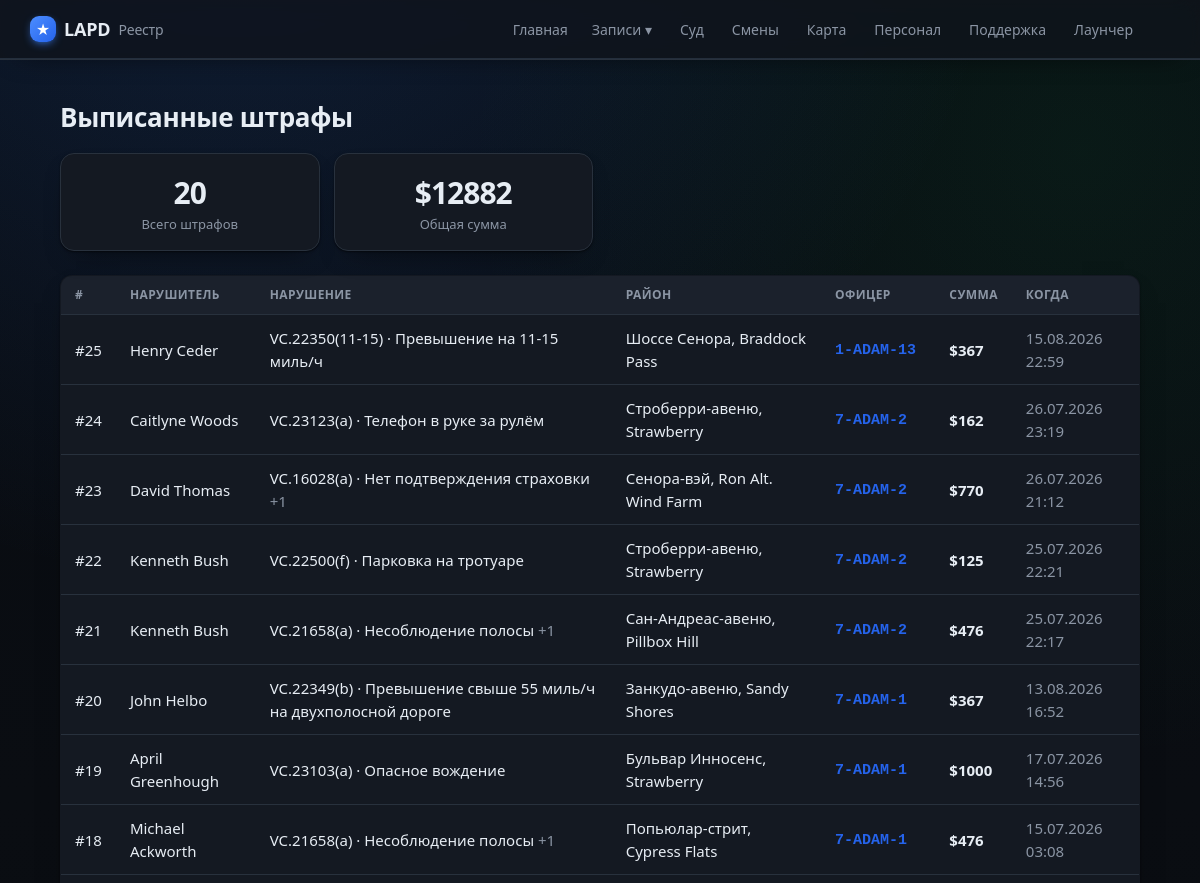
Before: /citations (upper part) with the older database file.
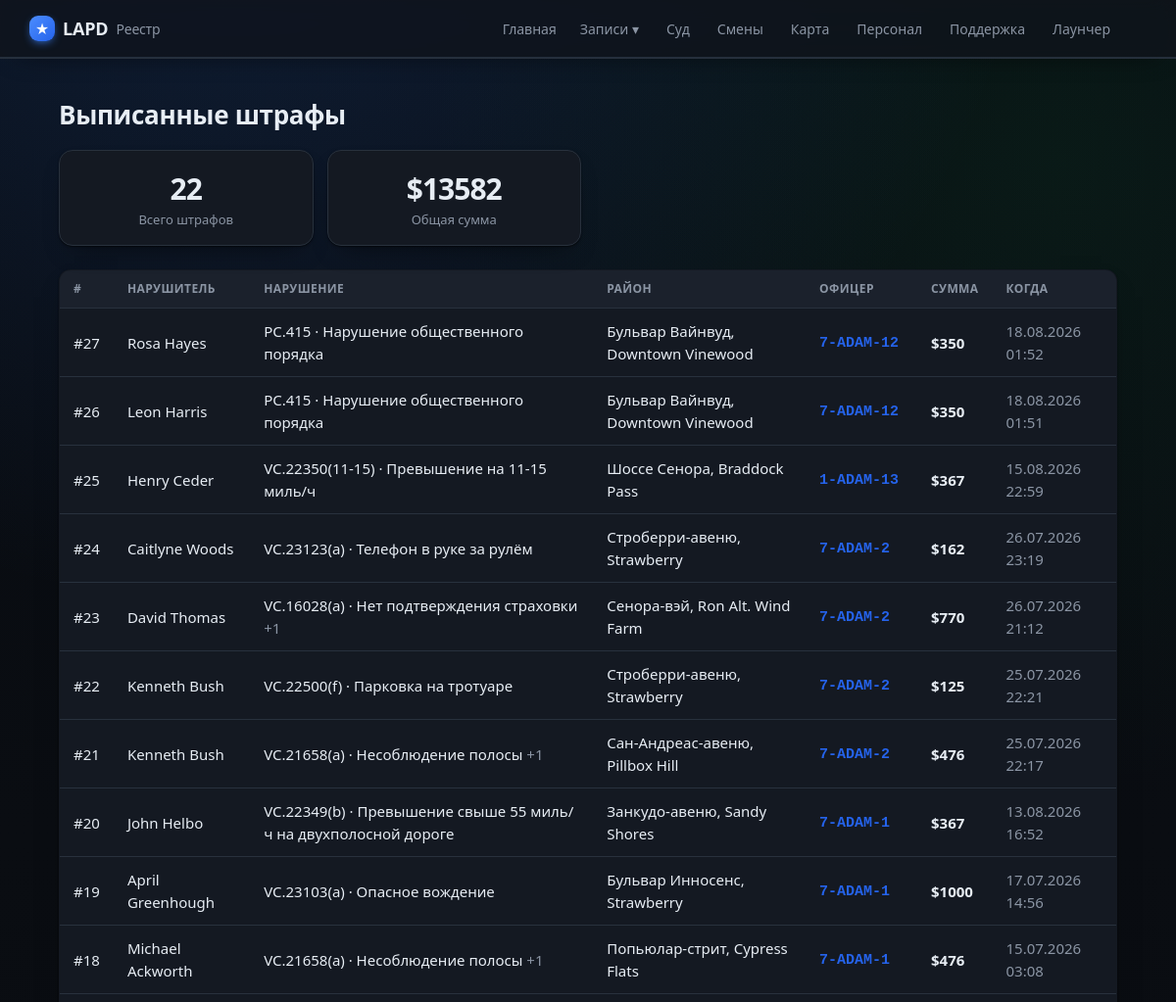
After: the same page with the newer database file.
### tables this page shows
CREATE TABLE citations (
                id INTEGER PRIMARY KEY AUTOINCREMENT,
                external_id TEXT UNIQUE,
                officer_id INTEGER,
                subject_name TEXT,
                issued_at TEXT,
                location TEXT,
                charges TEXT,
                fine INTEGER DEFAULT 0,
                notes TEXT
            );

CREATE TABLE officers (
                id INTEGER PRIMARY KEY AUTOINCREMENT,
                callsign TEXT UNIQUE NOT NULL,
                name TEXT
            , current_status TEXT, status_since TEXT, rank TEXT, department TEXT, discord TEXT, is_admin INTEGER);

### app/main.py (the view)
@app.route("/citations")
def citations():
    return render_template("citations.html", citations=db.list_citations(300),
                           summary=db.citations_summary())

### app/db.py (called while the page is built)
def fmt_dt(iso):
    try:
        dt = datetime.datetime.fromisoformat(iso)
        return dt.strftime("%d.%m.%Y %H:%M")
    except Exception:
        return iso or "—"

@contextmanager
def get_conn():
    conn = sqlite3.connect(config.DB_PATH)
    conn.row_factory = sqlite3.Row
    try:
        yield conn
        conn.commit()
    finally:
        conn.close()

def _jsonlist(val):
    if not val:
        return []
    try:
        return json.loads(val)
    except Exception:
        return [x.strip() for x in str(val).split(",") if x.strip()]

def _replace_mojibake_pairs(s):
    for bad, good in sorted(_MOJI_TO_CYR.items(), key=lambda x: len(x[0]), reverse=True):
        s = s.replace(bad, good)
    return s

def _fix_rooms(s):
    return re.sub(r"(\d)([А-Я])", lambda m: m.group(1) + _CYR2LAT.get(m.group(2), m.group(2)), s)

def _cp1251_bytes(s):
    out = bytearray()
    for ch in s:
        try:
            out += ch.encode("cp1251")
        except UnicodeEncodeError:
            code = ord(ch)
            if code < 256:
                out.append(code)
            else:
                raise
    return bytes(out)

### app/templates/citations.html (shortened to what this page needs)
{% extends "base.html" %}
{% block content %}
<h1>Выписанные штрафы</h1>
<section class="stats">
  <div class="stat"><div class="num">{{ summary.count }}</div><div class="lbl">Всего штрафов</div></div>
  <div class="stat"><div class="num">${{ summary.total_fine }}</div><div class="lbl">Общая сумма</div></div>
</section>
{% if citations %}
<table class="tbl">
  <thead><tr><th>#</th><th>Нарушитель</th><th>Нарушение</th><th>Район</th><th>Офицер</th><th>Сумма</th><th>Когда</th></tr></thead>
  <tbody>
  {% for c in citations %}
    <tr onclick="location='{{ url_for('citation_view', cid=c.id) }}'">
      <td><a class="row-link" href="{{ url_for('citation_view', cid=c.id) }}" onclick="event.stopPropagation()">#{{ c.id }}</a></td>
      <td><a class="row-link" href="{{ url_for('file_view', name=c.subject_name) }}" onclick="event.stopPropagation()">{{ c.subject_name }}</a></td>
      <td>{% if c.charges %}{{ c.charges[0] }}{% if c.charges|length > 1 %}
            <span class="muted">+{{ c.charges|length - 1 }}</span>{% endif %}{% else %}—{% endif %}</td>
      <td>{{ c.location or '—' }}</td>
      <td>{% if c.callsign %}<a class="cs" href="{{ url_for('officer_view', callsign=c.callsign) }}" onclick="event.stopPropagation()">{{ c.callsign }}</a>{% else %}—{% endif %}</td>
      <td><b>${{ c.fine }}</b></td>
      <td class="muted">{{ c.issued_fmt }}</td>
    </tr>
  {% endfor %}
  </tbody>
</table>
{% else %}
  <p class="empty">Штрафов пока нет<span class="empty-sub">Появятся после игры.</span></p>
{% endif %}
{% endblock %}

Changed rows visible on the page:
added citations: id "27", subject_name "Rosa Hayes", charges "PC.415 · Нарушение общественного порядка", location "Бульвар Вайнвуд, Downtown Vinewood", callsign "7-ADAM-12", fine "350", issued_fmt "18.08.2026 01:52"
added citations: id "26", subject_name "Leon Harris", charges "PC.415 · Нарушение общественного порядка", location "Бульвар Вайнвуд, Downtown Vinewood", callsign "7-ADAM-12", fine "350", issued_fmt "18.08.2026 01:51"
Other visible differences:
{{ summary.count }}: "20" → "22"
{{ summary.total_fine }}: "12882" → "13582"
